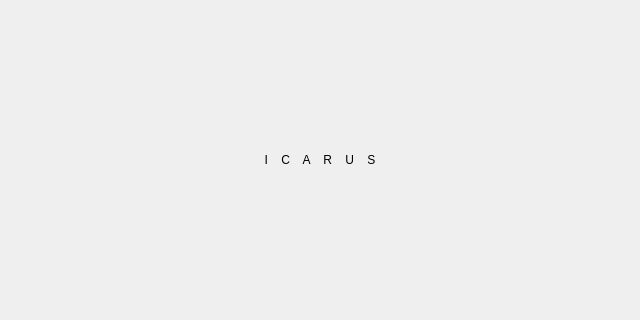
<?xml version="1.0" encoding="UTF-8"?>
<ui version="4.0">
 <class>Dialog</class>
 <widget class="QDialog" name="Dialog">
  <property name="windowModality">
   <enum>Qt::ApplicationModal</enum>
  </property>
  <property name="geometry">
   <rect>
    <x>0</x>
    <y>0</y>
    <width>640</width>
    <height>320</height>
   </rect>
  </property>
  <property name="minimumSize">
   <size>
    <width>640</width>
    <height>320</height>
   </size>
  </property>
  <property name="maximumSize">
   <size>
    <width>640</width>
    <height>320</height>
   </size>
  </property>
  <property name="windowTitle">
   <string>About</string>
  </property>
  <property name="sizeGripEnabled">
   <bool>false</bool>
  </property>
  <property name="modal">
   <bool>true</bool>
  </property>
  <layout class="QVBoxLayout" name="verticalLayout">
   <property name="margin">
    <number>0</number>
   </property>
   <item>
    <widget class="QPushButton" name="aboutIcarus_pushButton">
     <property name="sizePolicy">
      <sizepolicy hsizetype="Expanding" vsizetype="Expanding">
       <horstretch>0</horstretch>
       <verstretch>0</verstretch>
      </sizepolicy>
     </property>
     <property name="cursor">
      <cursorShape>PointingHandCursor</cursorShape>
     </property>
     <property name="styleSheet">
      <string notr="true">/* Push Button
 *
 */

QPushButton {
	margin: 0px;
	/*padding:  0px 2px 1px 0px;*/
	background-color: transparent;
	border-color: transparent;
	/*border-radius: 0px;*/
	/*color: #709e32;
	font-family: &quot;Helvetica, Arial, sans-serif&quot;;
	font-size: 28pt*/
}

/*QPushButton:hover {
	color: #ccc;
}

QPushButton:pressed {
	padding: 1px 1px 0px 1px;
}

QPushButton:default {
	border-color: transparent;
}*/

/* End Push Button */
</string>
     </property>
     <property name="text">
      <string notr="true">I    C    A    R    U    S</string>
     </property>
     <property name="autoDefault">
      <bool>false</bool>
     </property>
     <property name="default">
      <bool>false</bool>
     </property>
     <property name="flat">
      <bool>true</bool>
     </property>
    </widget>
   </item>
  </layout>
 </widget>
 <resources/>
 <connections/>
</ui>
